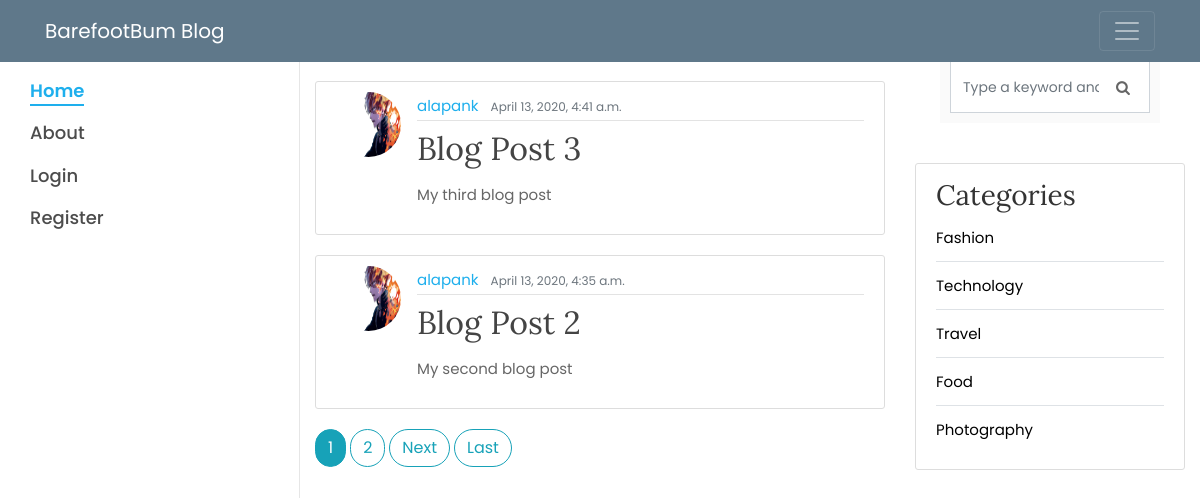
/, run on an earlier commit of the app's database.
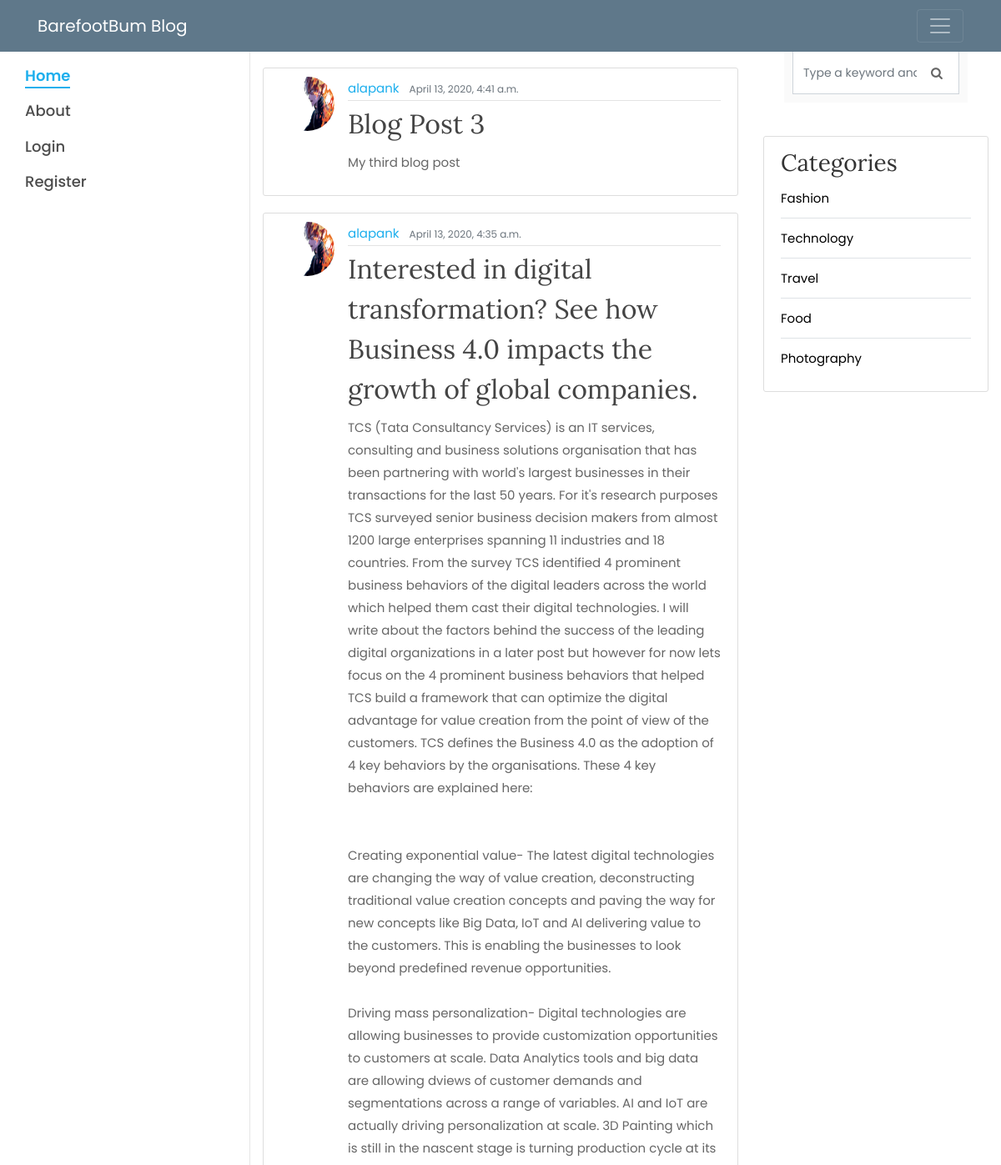
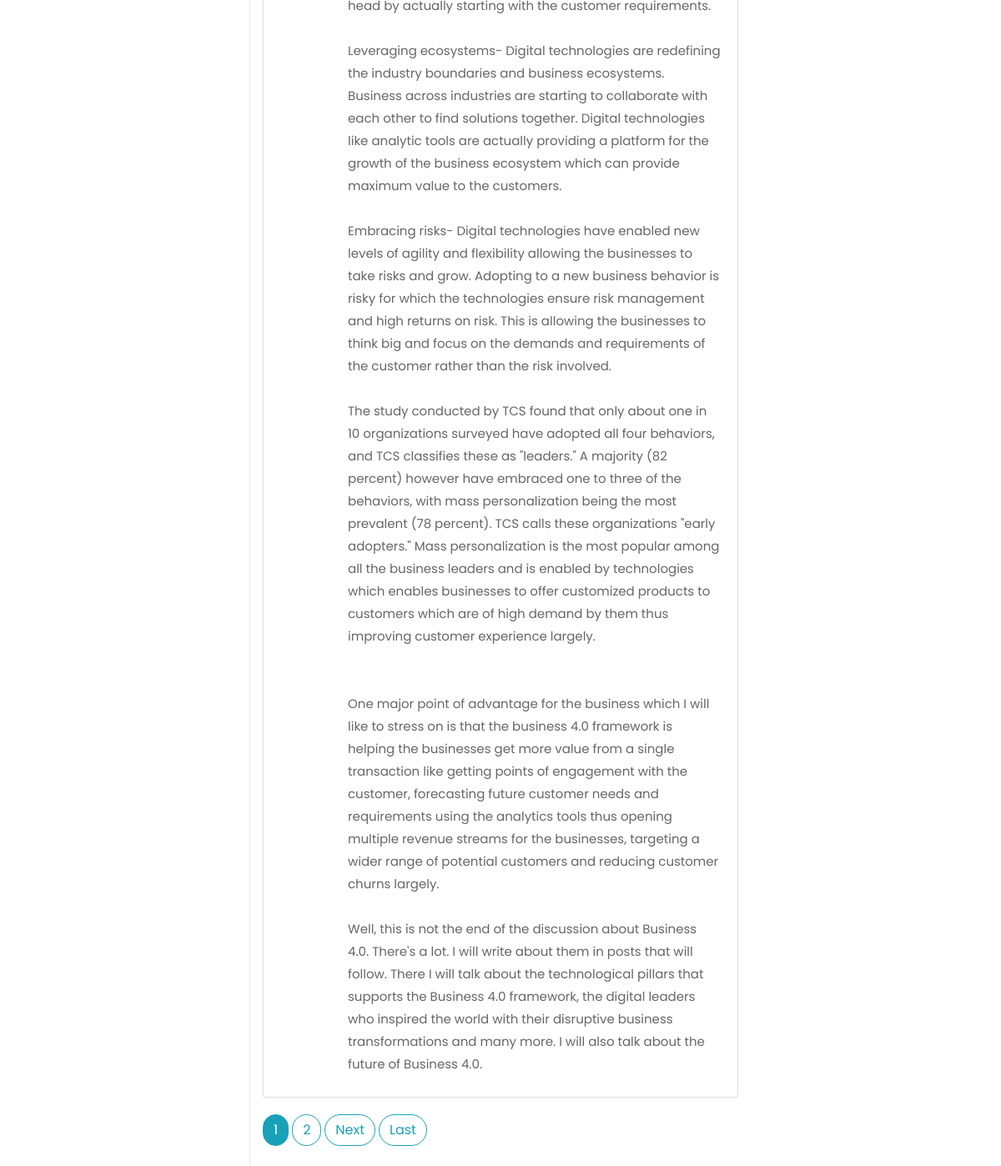
And on a later commit of the database (2 pictures, top to bottom).
### blog/models.py (models this page shows, shortened)
class Post(models.Model):
    title = models.CharField(max_length=100)
    content = models.TextField()
    date_posted = models.DateTimeField(default=timezone.now)
    author = models.ForeignKey(User, on_delete=models.CASCADE)

### users/models.py (models this page shows, shortened)
class Profile(models.Model):
    user = models.OneToOneField(User, on_delete=models.CASCADE)
    image = models.ImageField(default='default.jpg', upload_to='profile_pics')

### blog/views.py (the view)
# urls.py: path('', PostListView.as_view() , name='blog-home'),
class PostListView(ListView):
    model=Post
    context_object_name = 'posts'
    template_name = 'blog/home.html'
    ordering = ['-date_posted']
    paginate_by = 2

### blog/templates/blog/home.html (shortened to what this page needs)
{% extends "blog/base.html" %}
{% block content %}
<div class="spacer">
</div>
{% for post in posts %}
<article class="media content-section">
  <img class="rounded-circle article-img" src="{{ post.author.profile.image.url }}">
  <div class="media-body">
    <div class="article-metadata">
      <a class="mr-2" href="#">{{ post.author }}</a>
      <small class="text-muted">{{ post.date_posted }}</small>
    </div>
    <h2><a class="article-title" href="{% url 'post-detail' post.id %}">{{ post.title }}</a></h2>
    <p class="article-content">{{ post.content }}</p>
  </div>
</article>
{% endfor %}
{% if is_paginated %}
{% for num in page_obj.paginator.page_range %}
{% if page_obj.number == num %}
<a class="btn btn-info mb-4" href="?page={{ num }}">{{ num }}</a>
{% elif num > page_obj.number|add:'-3' and num < page_obj.number|add:'3' %}
<a class="btn btn-outline-info mb-4" href="?page={{ num }}">{{ num }}</a>
{% endif %}
{% endfor %}
{% if page_obj.has_next %}
<a class="btn btn-outline-info mb-4" href="?page={{ page_obj.next_page_number }}">Next</a>
<a class="btn btn-outline-info mb-4" href="?page={{ page_obj.paginator.num_pages }}">Last</a>
{% endif %}
{% endif %}
{% endblock content %}

What changed in the data, as far as the page shows it:
changed Post: title "Blog Post 2" → "Interested in digital transformation? See how Business 4.0 impacts the growth of global companies."; content "My second blog post" → "TCS (Tata Consultancy Services) is an IT services, consulting and business solutions organisation that has been partnering with world's largest businesses in their transactions for the last 50 years. For it's research purposes TCS surveyed senior business decision makers from almost 1200 large enterprises spanning 11 industries and 18 countries. From the survey TCS identified 4 prominent business behaviors of the digital leaders across the world which helped them cast their digital technologies. I will write about the factors behind the success of the leading digital organizations in a later post but however for now lets focus on the 4 prominent business behaviors that helped TCS build a…"
